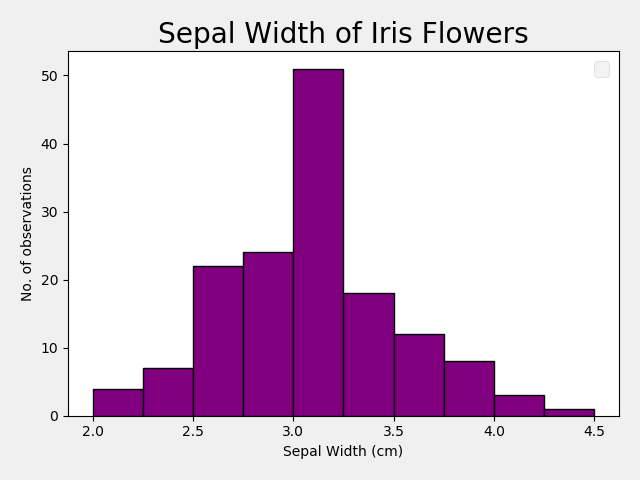

Recreate this plot in Python.
# Peter Finnerty - Project Part 3(iii)
# Draft code for histogram of SEPAL WIDTH (all 3 species) 

# Q. Have the script save a histogram of each variable to png files.
#------------------------------------------------------------------------------
import matplotlib.pyplot as plt
import pandas as pd
import numpy as np

df = pd.read_csv('IrisDataset.csv')

# Create hist with bin measures set to bins list.
bins = [2, 2.25, 2.5, 2.75, 3, 3.25, 3.5, 3.75, 4, 4.25, 4.5]
plt.hist(df["sepal_width"], bins = bins, color='purple', edgecolor='black')

# Format histogram style.
plt.style.use('fivethirtyeight')
plt.title("Sepal Width of Iris Flowers")
plt.xlabel('Sepal Width (cm)')
plt.ylabel('No. of observations')
plt.tight_layout()
plt.legend()
# Marking out a median value line.
# median_SW = 3
# color = '#fc4f30' 
# plt.axvline(median_SW, color=color, label='Median Sepal Width', linewidth=4)
plt.savefig("Hsepal_width.png")
plt.clf
plt.show()
#-------------------------------------------------------------------------------

# Creating box plot of Sepal Width.
import seaborn as sns
sns.set_style("whitegrid")
sns.boxplot(x = 'species', y = 'sepal_width', hue='species', sym='c+', data = df)
plt.title("Iris flowers: Box Plot of Sepal Width")
plt.show()

# Creating a violin plot.
sns.set_style("whitegrid")
sns.violinplot(x = "species", y = "sepal_width", hue='species', size = 8, data = df)
plt.title("Iris flowers: Violin Plot of Sepal Width")
plt.show()

# Compute and plot PDF of petal_length:
# Reference: https://www.appliedaicourse.com/course/11/Applied-Machine-learning-course
counts, bin_edges = np.histogram(df['sepal_width'], bins = 10, density = True)
pdf = counts / (sum(counts) )
# Plotting the CDF using the cumulative sum function of Numpy.
cdf = np.cumsum(pdf)
plt.plot(bin_edges[1:], pdf)
plt.plot(bin_edges[1:], cdf)
plt.title("Sepal Width PDF and CDF")
plt.show()

# Calculate the Median Absolute Deviation
from statsmodels import robust
print(robust.mad(df["sepal_width"]) )
#-----------------------------------------------------------------------------
# To do: 
# 1. Create separate histogram for each variable OF EACH SPECIES?
# 2. Format the hists in respect of the 'bars' (no spaces, correct bar allignment etc).
# 3. Set pd.read function to read from file in local machine.
# 4. Add extra functionality and double check requirements.